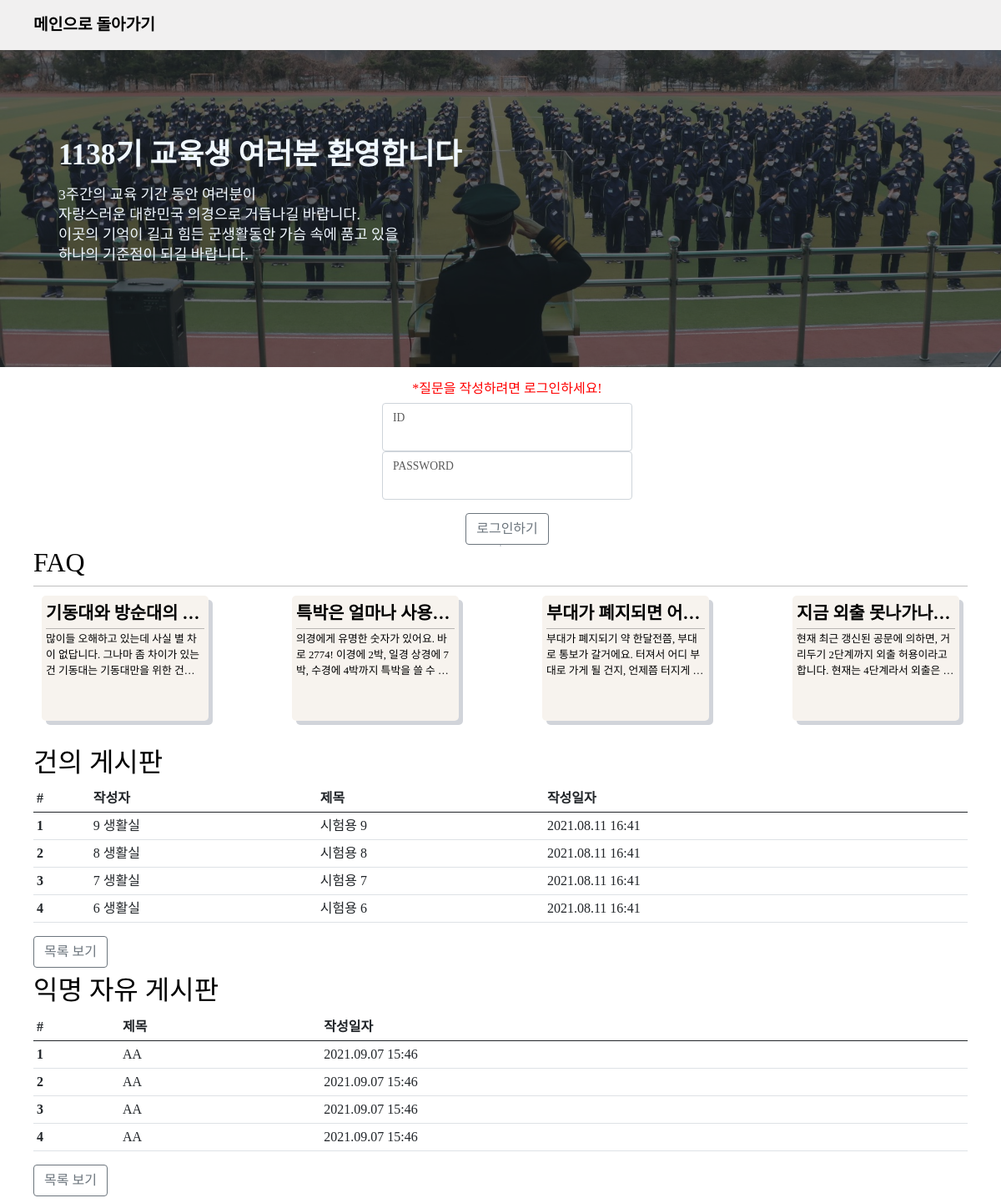
The app's page /main with its own data.
### app/models.py (models this page shows, shortened)
class Faq(db.Model):
    id = db.Column(db.Integer, primary_key=True)
    subject = db.Column(db.String(200), nullable=False)
    content = db.Column(db.Text(), nullable=False)

class Question(db.Model):
    id = db.Column(db.Integer, primary_key=True)
    user_id = db.Column(
        db.Integer,
        db.ForeignKey("user.id", ondelete="CASCADE"),
        nullable=False,
    )
    user = db.relationship("User", backref=db.backref("question_set"))
    subject = db.Column(db.String(200), nullable=False)
    content = db.Column(db.Text(), nullable=False)
    create_date = db.Column(db.DateTime(), nullable=False)

class User(db.Model):
    id = db.Column(db.Integer, primary_key=True)
    pw = db.Column(db.String(200), nullable=False)
    name = db.Column(db.String(50), nullable=False)
    _class = db.Column(db.String(50), nullable=True)

class Question_A(db.Model):
    id = db.Column(db.Integer, primary_key=True)
    subject = db.Column(db.String(200), nullable=False)
    content = db.Column(db.Text(), nullable=False)
    create_date = db.Column(db.DateTime(), nullable=False)

### app/views/main_views.py (the view, shortened to what this page needs)
@bp.route("/main", methods=["GET", "POST"])
def main():
    form = LoginForm()
    faq_list = Faq.query.limit(4).all()
    question_list = (
        Question.query.order_by(Question.create_date.desc()).limit(4).all()
    )
    question_a_list = (
        Question_A.query.order_by(Question_A.create_date.desc()).limit(4).all()
    )
    return render_template(
        "main.html",
        form=form,
        question_list=question_list,
        question_a_list=question_a_list,
        faq_list=faq_list,
    )

### app/forms.py
class LoginForm(FlaskForm):
    id = StringField("ID", validators=[DataRequired("id를 입력해주세요")])
    pw = PasswordField("비밀번호", validators=[DataRequired("pw를 입력해주세요")])
    login = SubmitField("로그인")

### app/filter.py (called while the page is built)
def datetime_form(value, fmt="%Y.%m.%d %H:%M"):
    return value.strftime(fmt)

### app/templates/main.html (shortened to what this page needs)
{% extends 'base.html' %}
{%block contents%}
<section class="main_img">
    <div class="main_container inner">
        <div class="title_container">
            <div class="title">1138기 교육생 여러분 환영합니다</div>
            <div class="message">3주간의 교육 기간 동안 여러분이 <br>
                자랑스러운 대한민국 의경으로 거듭나길 바랍니다.<br>
                이곳의 기억이 길고 힘든 군생활동안 가슴 속에 품고 있을<br>
                하나의 기준점이 되길 바랍니다.
            </div>
        </div>
    </div>
</section>
<section class='first_main inner'>
    <div class="login_form">
        {% if current_user.is_authenticated %}
        <h2>안녕하세요</h2>
        <h5>{{current_user.name}}</h5>
        <a class='btn btn-outline-secondary' href="{{url_for('main.logout')}}">로그아웃하기</a>
        {%else%}
        <h6>*질문을 작성하려면 로그인하세요!</h6>
        <form method="POST">
            <div class="form-floating">
                {{form.id(class='form-control login_input', id='floatingInput')}}
                {{form.id.label(for="floatingInput")}}
            </div>
            <div class="form-floating">
                <input type="password" class="form-control login_input" id="floatingInput" name='pw'>
                <label for="floatingInput">PASSWORD</label>
            </div>
            <button type="submit" id='button' class='btn btn-outline-secondary'>로그인하기</button>
        </form>
        {%endif%}
    </div>
    <div class="updown"></div>
    <div class="faq_container">
        <h2>FAQ</h2>
        <hr>
        <div class="faq_list">
            {% for faq in faq_list %}
            <a href="{{url_for('detail.faq_list')}}">
                <div class="faq_card">
                    <div class="card_title">{{faq.subject}}</div>
                    <hr>
                    <div class="card_detail">
                        {{faq.content}}
                    </div>
                </div>
            </a>
            {% endfor %}
        </div>
    </div>
</section>
<section class="inner">
    <h2>건의 게시판</h2>
    <table class="table table-sm">
        <thead>
            <tr>
                <th scope="col">#</th>
                <th scope="col">작성자</th>
                <th scope="col">제목</th>
                <th scope="col">작성일자</th>
            </tr>
        </thead>
        <tbody>
            {% if question_list %}
            {%for question in question_list %}
            <tr onclick="location.href='/detail/question_detail/{{question.id}}'">
                <th scope="row">{{loop.index}}</th>
                <td>{{question.user.name}}</td>
                <td>{{question.subject}}
                </td>
                <td>{{question.create_date|datetime}}</td>
            </tr>
            {%endfor%}
            {%endif%}
        </tbody>
    </table>
    <a class="btn btn-outline-secondary mb-2" href="{{ url_for('detail.question_list') }}" role="button">목록 보기</a>
</section>
<section class="inner">
    <h2>익명 자유 게시판</h2>
    <table class="table table-sm">
        <thead>
            <tr>
                <th scope="col">#</th>
                <th scope="col">제목</th>
                <th scope="col">작성일자</th>
            </tr>
        </thead>
        <tbody>
            {% if question_a_list %}
            {%for question in question_a_list %}
            <tr onclick="location.href='/detail/anonymous_detail/{{question.id}}'">
                <th scope="row">{{loop.index}}</th>
                <td>{{question.subject}}</td>
                <td>{{question.create_date|datetime}}</td>
            </tr>
            {%endfor%}
            {%endif%}
        </tbody>
    </table>
    <a class="btn btn-outline-secondary mb-2" href="{{ url_for('detail.anonymous') }}" role="button">목록 보기</a>
</section>
{% endblock %}

### app/static/css/style.css (style rules this page uses)
* { box-sizing:border-box; }
html { height: 100%; }
body { min-height: 100%; font-family: "Spoca Han Sans Neo", "sans-serif"; color:black; }
.inner { height: 100%; padding: 0 40px; margin: 0 auto; }
a { all:unset; }
section { width: 100%; position: relative; }
.main_img { margin-top: 60px; height: 380px; background-image: url(/static/img/main_img2.jpg); background-size:cover; background-position: center 50%; background-repeat: no-repeat; z-index:1; }
.main_container { width: 100%; height:100%; background-color: rgba(25, 33, 37,0.6); z-index:2; }
.title_container { padding-top:100px; padding-left:30px; }
.title { font-size: 2.2rem; font-weight: bold; color: aliceblue; }
.message { margin-top: 0.5rem; font-size: 1.1rem; color: aliceblue; line-height: 1.5rem; }
h6 { color:red; }
.first_main { width:100%; height:100%; display: flex; margin-top:1rem; justify-content: space-between; align-items: center; }
.login_form { height: 100%; margin-left:1rem; width: 300px; text-align: center; }
#button { margin-top:1rem; }
.faq_container { width:100%; height:100%; margin-bottom: 20px; overflow:scroll; }
.faq_list { display: flex; width: 100%; justify-content: space-between; margin: 0.7rem 0; }
.faq_card { width:200px; height:150px; border-radius: 5px; box-shadow: 5px 5px rgba(25,42,70,0.2); padding: 5px; background-color: rgb(247, 243, 238); margin:0 10px; }
.updown { margin:0px 20px; max-height:280px; border: 1px solid rgba(25,42,70,0.2); width:0.1px; }
.card_title { font-weight: bold; font-size: 1.3rem; width: 100%; white-space: nowrap; overflow: hidden; text-overflow: ellipsis; }
.card_detail { font-size: 0.8rem; width: 100%; overflow:hidden; text-overflow: ellipsis; display: -webkit-box; -webkit-line-clamp: 3; -webkit-box-orient: vertical; }
hr { margin:3px 0; }
@media only screen and (max-width: 1200px) { .first_main { flex-direction: column; } }

### records on screen
Faq: subject "기동대와 방순대의…", content "많이들 오해하고 있는데 사실 별 차이 없답니다. 그나마 좀 차이가 있는 건 기동대는 기동대만을 위한…"
Faq: subject "특박은 얼마나 사용…", content "의경에게 유명한 숫자가 있어요. 바로 2774! 이경에 2박, 일경 상경에 7박, 수경에 4박까지 특박을 쓸…"
Faq: subject "부대가 폐지되면 어…", content "부대가 폐지되기 약 한달전쯤, 부대로 통보가 갈거에요. 터져서 어디 부대로 가게 될 건지, 언제쯤…"
Faq: subject "지금 외출 못나가나…", content "현재 최근 갱신된 공문에 의하면, 거리두기 2단계까지 외출 허용이라고 합니다. 현재는 4단계라서…"
Question: user.name "9 생활실", subject "시험용 9", create_date "2021.08.11 16:41"
Question: user.name "8 생활실", subject "시험용 8", create_date "2021.08.11 16:41"
Question: user.name "7 생활실", subject "시험용 7", create_date "2021.08.11 16:41"
Question: user.name "6 생활실", subject "시험용 6", create_date "2021.08.11 16:41"
Question_A: subject "AA", create_date "2021.09.07 15:46"
Question_A: subject "AA", create_date "2021.09.07 15:46"
Question_A: subject "AA", create_date "2021.09.07 15:46"
Question_A: subject "AA", create_date "2021.09.07 15:46"
